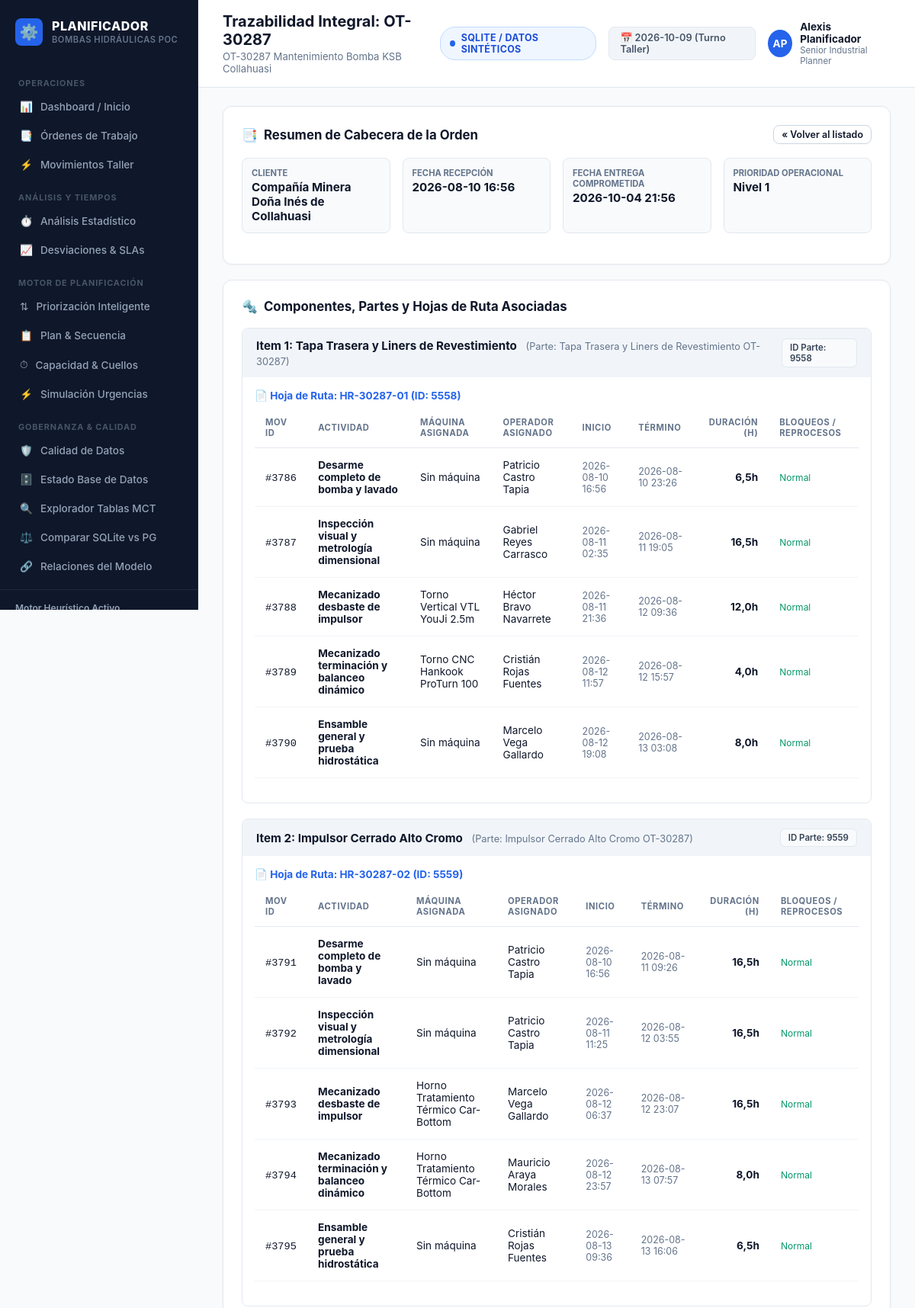
The page /operaciones/ordenes/30287/ (upper part) on the database its author committed.
### apps/operational/models.py (models this page shows, shortened)
class MctOrdenTrabajo(models.Model):
    idordentrabajo = models.BigIntegerField(primary_key=True)
    idcliente = models.BigIntegerField(null=True, blank=True)
    idcotizacion = models.BigIntegerField(null=True, blank=True)
    idtipoorden = models.BigIntegerField(null=True, blank=True)
    idproducto = models.BigIntegerField(null=True, blank=True)
    nombreordentrabajo = models.CharField(max_length=255, null=True, blank=True)
    fecharecepcion = models.DateTimeField(null=True, blank=True)
    fechaentrega = models.DateTimeField(null=True, blank=True)
    fechasolicitudentrega = models.DateTimeField(null=True, blank=True)
    fechacreacion = models.DateTimeField(null=True, blank=True)
    idestadoorden = models.BigIntegerField(null=True, blank=True)
    prioridad = models.IntegerField(null=True, blank=True)
    idfamilia = models.BigIntegerField(null=True, blank=True)
    otcliente = models.CharField(max_length=100, null=True, blank=True)
    contactocliente = models.CharField(max_length=255, null=True, blank=True)
    idusuario = models.BigIntegerField(null=True, blank=True)
    debaja = models.IntegerField(null=True, blank=True)
    class Meta:
        managed = False
        db_table = "mct_ordentrabajo"
        verbose_name = "Orden de Trabajo"
        verbose_name_plural = "Órdenes de Trabajo"

class MctCliente(models.Model):
    idcliente = models.BigIntegerField(primary_key=True)
    rut = models.CharField(max_length=50, null=True, blank=True)
    digito = models.CharField(max_length=5, null=True, blank=True)
    nombrecliente = models.CharField(max_length=255, null=True, blank=True)
    telefono = models.CharField(max_length=100, null=True, blank=True)
    direccion = models.CharField(max_length=255, null=True, blank=True)
    email = models.CharField(max_length=255, null=True, blank=True)
    idrubro = models.BigIntegerField(null=True, blank=True)
    idpais = models.BigIntegerField(null=True, blank=True)
    idciudad = models.BigIntegerField(null=True, blank=True)
    estado = models.BigIntegerField(null=True, blank=True)
    contacto = models.CharField(max_length=255, null=True, blank=True)
    nombrecorto = models.CharField(max_length=100, null=True, blank=True)
    class Meta:
        managed = False
        db_table = "mct_cliente"
        verbose_name = "Cliente"
        verbose_name_plural = "Clientes"

class MctOrdenTrabajoParte(models.Model):
    idordentrabajoparte = models.BigIntegerField(primary_key=True)
    idordentrabajo = models.BigIntegerField(null=True, blank=True)
    idparte = models.BigIntegerField(null=True, blank=True)
    idcomponente = models.BigIntegerField(null=True, blank=True)
    itemparte = models.BigIntegerField(null=True, blank=True)
    itemcorr = models.BigIntegerField(null=True, blank=True)
    class Meta:
        managed = False
        db_table = "mct_ordentrabajoparte"
        verbose_name = "OT Parte"
        verbose_name_plural = "OT Partes"

class MctComponente(models.Model):
    idcomponente = models.BigIntegerField(primary_key=True)
    nombrecomponente = models.CharField(max_length=255, null=True, blank=True)
    estado = models.BigIntegerField(null=True, blank=True)
    cantidad = models.BigIntegerField(null=True, blank=True)
    aplicafresa = models.BooleanField(null=True, blank=True)
    aplicaevaluacion = models.BooleanField(null=True, blank=True)
    class Meta:
        managed = False
        db_table = "mct_componente"
        verbose_name = "Componente"
        verbose_name_plural = "Componentes"

class MctParte(models.Model):
    idparte = models.BigIntegerField(primary_key=True)
    nombreparte = models.CharField(max_length=255, null=True, blank=True)
    idcomponente = models.BigIntegerField(null=True, blank=True)
    idhojaruta = models.BigIntegerField(null=True, blank=True)
    idmaterial = models.BigIntegerField(null=True, blank=True)
    idtipoparte = models.BigIntegerField(null=True, blank=True)
    costofabricacion = models.IntegerField(null=True, blank=True)
    esprincipal = models.BigIntegerField(null=True, blank=True)
    escritico = models.BigIntegerField(null=True, blank=True)
    estado = models.BigIntegerField(null=True, blank=True)
    class Meta:
        managed = False
        db_table = "mct_parte"
        verbose_name = "Parte"
        verbose_name_plural = "Partes"

class MctHojaRuta(models.Model):
    idhojaruta = models.BigIntegerField(primary_key=True)
    idordentrabajoparte = models.BigIntegerField(null=True, blank=True)
    codhojaruta = models.CharField(max_length=100, null=True, blank=True)
    fechacreacion = models.DateTimeField(null=True, blank=True)
    fechafundicion = models.DateTimeField(null=True, blank=True)
    modalidad = models.BigIntegerField(null=True, blank=True)
    class Meta:
        managed = False
        db_table = "mct_hojaruta"
        verbose_name = "Hoja de Ruta"
        verbose_name_plural = "Hojas de Ruta"

class MctMovimientoOrdenTrabajo(models.Model):
    idmovimientoordentrabajo = models.BigIntegerField(primary_key=True)
    idordentrabajo = models.BigIntegerField(null=True, blank=True)
    idhojaruta = models.BigIntegerField(null=True, blank=True)
    codhojaruta = models.CharField(max_length=100, null=True, blank=True)
    idparte = models.BigIntegerField(null=True, blank=True)
    idmaquina = models.BigIntegerField(null=True, blank=True)
    idseccion = models.BigIntegerField(null=True, blank=True)
    idactividad = models.BigIntegerField(null=True, blank=True)
    idaccion = models.BigIntegerField(null=True, blank=True)
    fechainicio = models.DateTimeField(null=True, blank=True)
    fechatermino = models.DateTimeField(null=True, blank=True)
    codigoaccion = models.CharField(max_length=100, null=True, blank=True)
    estadoactividad = models.BigIntegerField(null=True, blank=True)
    numeroinspeccion = models.CharField(max_length=100, null=True, blank=True)
    idoperador = models.BigIntegerField(null=True, blank=True)
    tiempotrabajado = models.BigIntegerField(null=True, blank=True)
    idmotivocierre = models.BigIntegerField(null=True, blank=True)
    idcausacierre = models.BigIntegerField(null=True, blank=True)
    observacion = models.CharField(max_length=500, null=True, blank=True)
    reprocesosol = models.CharField(max_length=100, null=True, blank=True)
    reprocesocc = models.CharField(max_length=100, null=True, blank=True)
    checkncbomba = models.BooleanField(null=True, blank=True)
    class Meta:
        managed = False
        db_table = "mct_movimientoordentrabajo"
        verbose_name = "Movimiento Orden Trabajo"
        verbose_name_plural = "Movimientos Orden Trabajo"
    @property
    def duracion_horas(self) -> float:
        if self.fechainicio and self.fechatermino:
            diff = self.fechatermino - self.fechainicio
            return max(0.0, round(diff.total_seconds() / 3600.0, 2))
        if self.tiempotrabajado is not None and self.tiempotrabajado > 0:
            return round(self.tiempotrabajado / 3600.0, 2)
        return 0.0

class MctActividad(models.Model):
    idactividad = models.BigIntegerField(primary_key=True)
    nombreactividad = models.CharField(max_length=255, null=True, blank=True)
    estado = models.BigIntegerField(null=True, blank=True)
    class Meta:
        managed = False
        db_table = "mct_actividad"
        verbose_name = "Actividad"
        verbose_name_plural = "Actividades"

class MctOperador(models.Model):
    idoperador = models.BigIntegerField(primary_key=True)
    nombreoperador = models.CharField(max_length=255, null=True, blank=True)
    rut = models.CharField(max_length=50, null=True, blank=True)  # Protected: never show in UI
    idmaquina = models.BigIntegerField(null=True, blank=True)
    idseccionprincipal = models.BigIntegerField(null=True, blank=True)
    idperfil = models.BigIntegerField(null=True, blank=True)
    estado = models.BigIntegerField(null=True, blank=True)
    class Meta:
        managed = False
        db_table = "mct_operador"
        verbose_name = "Operador"
        verbose_name_plural = "Operadores"

class MctMaquina(models.Model):
    idmaquina = models.BigIntegerField(primary_key=True)
    idsubseccion = models.BigIntegerField(null=True, blank=True)
    nombremaquina = models.CharField(max_length=255, null=True, blank=True)
    codigomaquina = models.CharField(max_length=100, null=True, blank=True)
    estado = models.IntegerField(null=True, blank=True)
    class Meta:
        managed = False
        db_table = "mct_maquina"
        verbose_name = "Máquina"
        verbose_name_plural = "Máquinas"

### apps/operational/views.py (the view)
# urls.py: path("ordenes/<int:order_id>/", views.work_order_detail_view, name="order_detail"),
def work_order_detail_view(request, order_id):
    order = get_object_or_404(MctOrdenTrabajo, idordentrabajo=order_id)
    clients_map = get_clients_map()
    client_name = clients_map.get(order.idcliente, f"Cliente #{order.idcliente}")
    parts_tree = get_order_parts_tree(order_id)
    progavisos = list(MctProgAvisos.objects.filter(idordentrabajo=order_id).order_by("ordenproceso", "fecha_inicio"))
    slas_map = {s.idsla: s.nombresla for s in MctSla.objects.all()}
    progaviso_items = []
    for pa in progavisos:
        progaviso_items.append({
            "pa": pa,
            "sla_nombre": slas_map.get(pa.idsla, f"SLA #{pa.idsla}"),
        })
    return render(request, "operational/order_detail.html", {
        "order": order,
        "client_name": client_name,
        "parts_tree": parts_tree,
        "progavisos": progaviso_items,
    })

### templates/operational/order_detail.html (shortened to what this page needs)
{% extends "base.html" %}
{% block page_title %}Trazabilidad Integral: OT-{{ order.idordentrabajo }}{% endblock %}
{% block page_subtitle %}{{ order.nombreordentrabajo }}{% endblock %}
{% block content %}
<div class="content-card">
  <div class="content-card-header">
    <div class="card-title">
      <span>📑</span> Resumen de Cabecera de la Orden
    </div>
    <a href="{% url 'operational:work_orders' %}" class="btn btn-outline" style="font-size: 0.78rem; padding: 4px 10px;">
      &laquo; Volver al listado
    </a>
  </div>
  <div style="display: grid; grid-template-columns: repeat(4, 1fr); gap: 16px; margin-bottom: 16px;">
    <div style="background: #f8fafc; border: 1px solid #e2e8f0; padding: 12px; border-radius: 8px;">
      <div style="font-size: 0.7rem; color: #64748b; font-weight: 700; text-transform: uppercase;">Cliente</div>
      <div style="font-size: 0.95rem; font-weight: 700; color: #0f172a; margin-top: 2px;">{{ client_name }}</div>
    </div>
    <div style="background: #f8fafc; border: 1px solid #e2e8f0; padding: 12px; border-radius: 8px;">
      <div style="font-size: 0.7rem; color: #64748b; font-weight: 700; text-transform: uppercase;">Fecha Recepción</div>
      <div style="font-size: 0.95rem; font-weight: 700; color: #0f172a; margin-top: 2px;">{{ order.fecharecepcion|date:"Y-m-d H:i"|default:"-" }}</div>
    </div>
    <div style="background: #f8fafc; border: 1px solid #e2e8f0; padding: 12px; border-radius: 8px;">
      <div style="font-size: 0.7rem; color: #64748b; font-weight: 700; text-transform: uppercase;">Fecha Entrega Comprometida</div>
      <div style="font-size: 0.95rem; font-weight: 700; color: #0f172a; margin-top: 2px;">{{ order.fechaentrega|date:"Y-m-d H:i"|default:"-" }}</div>
    </div>
    <div style="background: #f8fafc; border: 1px solid #e2e8f0; padding: 12px; border-radius: 8px;">
      <div style="font-size: 0.7rem; color: #64748b; font-weight: 700; text-transform: uppercase;">Prioridad Operacional</div>
      <div style="font-size: 0.95rem; font-weight: 700; color: #0f172a; margin-top: 2px;">Nivel {{ order.prioridad|default:"Normal" }}</div>
    </div>
  </div>
</div>
<div class="content-card">
  <div class="content-card-header">
    <div class="card-title">
      <span>🔩</span> Componentes, Partes y Hojas de Ruta Asociadas
    </div>
  </div>
  {% for p_item in parts_tree %}
  <div style="border: 1px solid #e2e8f0; border-radius: 8px; margin-bottom: 20px; overflow: hidden;">
    <div style="background: #f1f5f9; padding: 12px 18px; display: flex; justify-content: space-between; align-items: center;">
      <div>
        <strong style="color: #0f172a; font-size: 0.95rem;">
          Item {{ p_item.ot_parte.itemparte }}: {{ p_item.componente.nombrecomponente|default:"Componente General" }}
        </strong>
        <span style="font-size: 0.8rem; color: #64748b; margin-left: 8px;">
          (Parte: {{ p_item.parte.nombreparte|default:"Estándar" }})
        </span>
      </div>
      <div>
        <span class="tech-badge">ID Parte: {{ p_item.ot_parte.idparte }}</span>
      </div>
    </div>
    <div style="padding: 16px;">
      {% for hr_item in p_item.hojas_ruta %}
      <div style="margin-bottom: 16px;">
        <div style="font-size: 0.85rem; font-weight: 700; color: #2563eb; margin-bottom: 8px;">
          📄 Hoja de Ruta: {{ hr_item.hoja_ruta.codhojaruta|default:"Sin Código" }} (ID: {{ hr_item.hoja_ruta.idhojaruta }})
        </div>
        <div class="table-responsive">
          <table class="data-table">
            <thead>
              <tr>
                <th>Mov ID</th>
                <th>Actividad</th>
                <th>Máquina Asignada</th>
                <th>Operador Asignado</th>
                <th>Inicio</th>
                <th>Término</th>
                <th style="text-align: right;">Duración (h)</th>
                <th>Bloqueos / Reprocesos</th>
              </tr>
            </thead>
            <tbody>
              {% for m in hr_item.movimientos %}
              <tr>
                <td><code>#{{ m.movimiento.idmovimientoordentrabajo }}</code></td>
                <td><strong style="color: #0f172a;">{{ m.actividad_nombre }}</strong></td>
                <td>{{ m.maquina_nombre }}</td>
                <td>{{ m.operador_nombre }}</td>
                <td style="font-size: 0.78rem; color: #64748b;">{{ m.movimiento.fechainicio|date:"Y-m-d H:i"|default:"-" }}</td>
                <td style="font-size: 0.78rem; color: #64748b;">
                  {% if m.movimiento.fechatermino %}
                    {{ m.movimiento.fechatermino|date:"Y-m-d H:i" }}
                  {% else %}
                    <span style="background: #fef3c7; color: #d97706; font-size: 0.72rem; font-weight: 700; padding: 2px 6px; border-radius: 4px;">ABIERTO</span>
                  {% endif %}
                </td>
                <td style="text-align: right; font-weight: 700; color: #0f172a;">{{ m.duracion_horas }}h</td>
                <td>
                  {% if m.bloqueos %}
                    <span style="background: #fee2e2; color: #dc2626; font-size: 0.72rem; font-weight: 700; padding: 2px 6px; border-radius: 4px;">BLOQUEADO</span>
                  {% elif m.movimiento.reprocesosol %}
                    <span style="background: #fef3c7; color: #d97706; font-size: 0.72rem; font-weight: 700; padding: 2px 6px; border-radius: 4px;">REPROCESO</span>
                  {% else %}
                    <span style="color: #059669; font-size: 0.75rem;">Normal</span>
                  {% endif %}
                </td>
              </tr>
              {% empty %}
              <tr>
                <td colspan="8" style="text-align: center; color: #64748b; padding: 12px;">
                  No hay movimientos registrados para esta hoja de ruta.
                </td>
              </tr>
              {% endfor %}
            </tbody>
          </table>
        </div>
      </div>
      {% empty %}
      <p style="font-size: 0.8rem; color: #64748b;">No hay hojas de ruta asociadas a este componente.</p>
      {% endfor %}
    </div>
  </div>
  {% empty %}
  <p style="color: #64748b; font-size: 0.85rem;">No se encontraron partes ni componentes para esta orden.</p>
  {% endfor %}
</div>
{% endblock %}

### rows shown on the page
MctOrdenTrabajo: idordentrabajo "30287", nombreordentrabajo "OT-30287 Mantenimiento Bomba KSB Collahuasi", fecharecepcion "2026-08-10 16:56", fechaentrega "2026-10-04 21:56", prioridad "1"
MctCliente: nombrecliente "Compañía Minera Doña Inés de Collahuasi"
MctOrdenTrabajoParte: ot_parte.itemparte "1", componente.nombrecomponente "Tapa Trasera y Liners de Revestimiento", parte.nombreparte "Tapa Trasera y Liners de Revestimiento OT-30287", ot_parte.idparte "9558"
MctHojaRuta: hoja_ruta.codhojaruta "HR-30287-01", hoja_ruta.idhojaruta "5558"
MctMovimientoOrdenTrabajo: movimiento.idmovimientoordentrabajo "3786", actividad_nombre "Desarme completo de bomba y lavado", maquina_nombre "Sin máquina", operador_nombre "Patricio Castro Tapia", movimiento.fechainicio "2026-08-10 16:56", movimiento.fechatermino "2026-08-10 23:26", duracion_horas "6,5", reprocesosol "Normal"
MctMovimientoOrdenTrabajo: movimiento.idmovimientoordentrabajo "3787", actividad_nombre "Inspección visual y metrología dimensional", maquina_nombre "Sin máquina", operador_nombre "Gabriel Reyes Carrasco", movimiento.fechainicio "2026-08-11 02:35", movimiento.fechatermino "2026-08-11 19:05", duracion_horas "16,5", reprocesosol "Normal"
MctMovimientoOrdenTrabajo: movimiento.idmovimientoordentrabajo "3788", actividad_nombre "Mecanizado desbaste de impulsor", maquina_nombre "Torno Vertical VTL YouJi 2.5m", operador_nombre "Héctor Bravo Navarrete", movimiento.fechainicio "2026-08-11 21:36", movimiento.fechatermino "2026-08-12 09:36", duracion_horas "12,0", reprocesosol "Normal"
MctMovimientoOrdenTrabajo: movimiento.idmovimientoordentrabajo "3789", actividad_nombre "Mecanizado terminación y balanceo dinámico", maquina_nombre "Torno CNC Hankook ProTurn 100", operador_nombre "Cristián Rojas Fuentes", movimiento.fechainicio "2026-08-12 11:57", movimiento.fechatermino "2026-08-12 15:57", duracion_horas "4,0", reprocesosol "Normal"
MctMovimientoOrdenTrabajo: movimiento.idmovimientoordentrabajo "3790", actividad_nombre "Ensamble general y prueba hidrostática", maquina_nombre "Sin máquina", operador_nombre "Marcelo Vega Gallardo", movimiento.fechainicio "2026-08-12 19:08", movimiento.fechatermino "2026-08-13 03:08", duracion_horas "8,0", reprocesosol "Normal"
MctOrdenTrabajoParte: ot_parte.itemparte "2", componente.nombrecomponente "Impulsor Cerrado Alto Cromo", parte.nombreparte "Impulsor Cerrado Alto Cromo OT-30287", ot_parte.idparte "9559"
MctHojaRuta: hoja_ruta.codhojaruta "HR-30287-02", hoja_ruta.idhojaruta "5559"
MctMovimientoOrdenTrabajo: movimiento.idmovimientoordentrabajo "3791", actividad_nombre "Desarme completo de bomba y lavado", maquina_nombre "Sin máquina", operador_nombre "Patricio Castro Tapia", movimiento.fechainicio "2026-08-10 16:56", movimiento.fechatermino "2026-08-11 09:26", duracion_horas "16,5", reprocesosol "Normal"
MctMovimientoOrdenTrabajo: movimiento.idmovimientoordentrabajo "3792", actividad_nombre "Inspección visual y metrología dimensional", maquina_nombre "Sin máquina", operador_nombre "Patricio Castro Tapia", movimiento.fechainicio "2026-08-11 11:25", movimiento.fechatermino "2026-08-12 03:55", duracion_horas "16,5", reprocesosol "Normal"
MctMovimientoOrdenTrabajo: movimiento.idmovimientoordentrabajo "3793", actividad_nombre "Mecanizado desbaste de impulsor", maquina_nombre "Horno Tratamiento Térmico Car-Bottom", operador_nombre "Marcelo Vega Gallardo", movimiento.fechainicio "2026-08-12 06:37", movimiento.fechatermino "2026-08-12 23:07", duracion_horas "16,5", reprocesosol "Normal"
MctMovimientoOrdenTrabajo: movimiento.idmovimientoordentrabajo "3794", actividad_nombre "Mecanizado terminación y balanceo dinámico", maquina_nombre "Horno Tratamiento Térmico Car-Bottom", operador_nombre "Mauricio Araya Morales", movimiento.fechainicio "2026-08-12 23:57", movimiento.fechatermino "2026-08-13 07:57", duracion_horas "8,0", reprocesosol "Normal"
MctMovimientoOrdenTrabajo: movimiento.idmovimientoordentrabajo "3795", actividad_nombre "Ensamble general y prueba hidrostática", maquina_nombre "Sin máquina", operador_nombre "Cristián Rojas Fuentes", movimiento.fechainicio "2026-08-13 09:36", movimiento.fechatermino "2026-08-13 16:06", duracion_horas "6,5", reprocesosol "Normal"

### other values the page prints
{{ DB_MODE_LABEL }} "SQLITE / DATOS SINTÉTICOS"
{{ CURRENT_USER_INITIALS }} "AP"
{{ CURRENT_USER_NAME }} "Alexis Planificador"
{{ CURRENT_USER_ROLE }} "Senior Industrial Planner"
